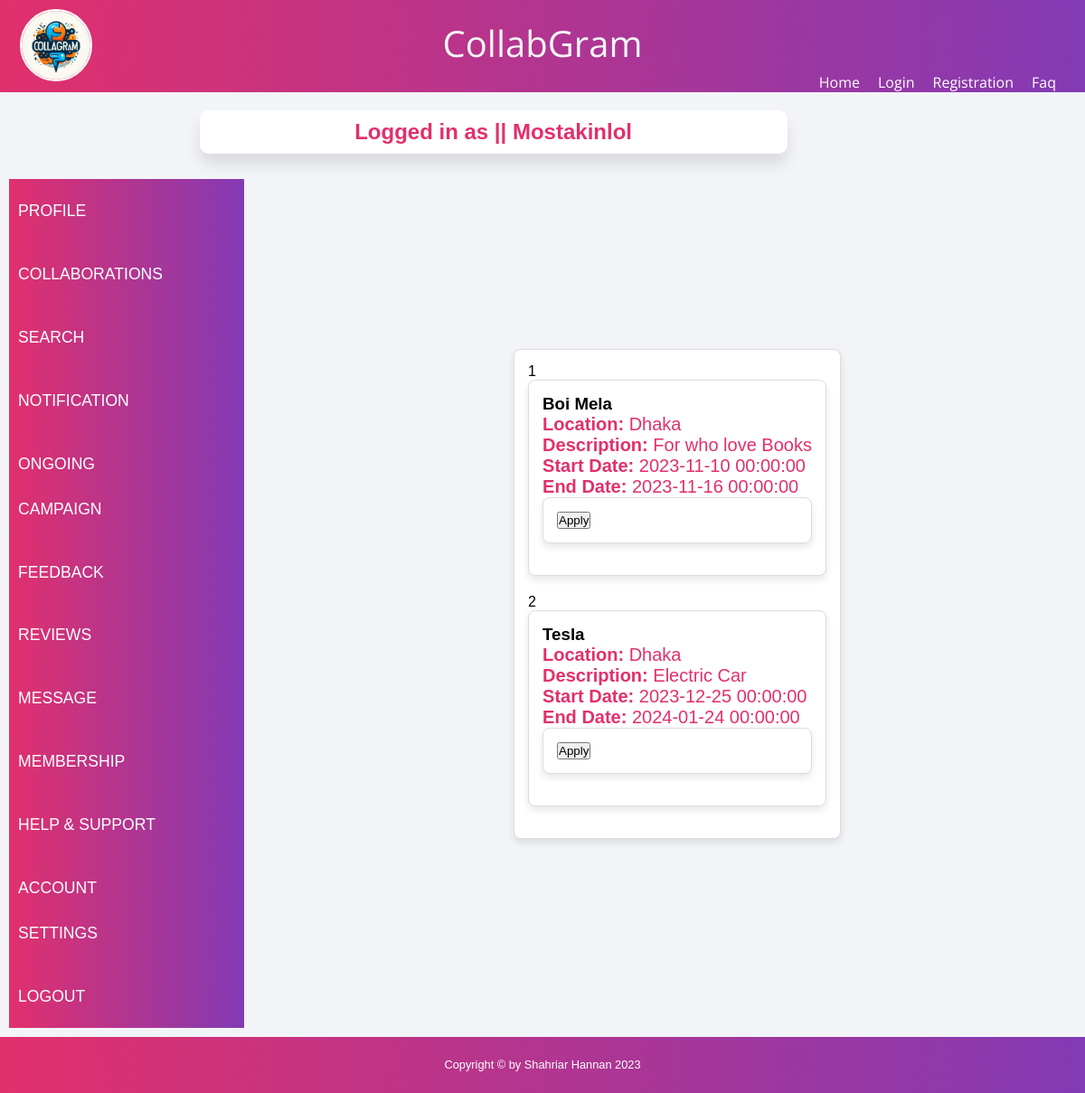
The page /views/ongoing_campaign.php (signed in) on the database its author committed.
### tables this page shows
CREATE TABLE `event_info` (
  `Event_Name` varchar(20) NOT NULL,
  `Event_Sponsers` varchar(20) NOT NULL,
  `Event_Desc` varchar(20) NOT NULL,
  `Event_sd` datetime NOT NULL,
  `Event_end` datetime NOT NULL,
  `Event_location` varchar(20) NOT NULL,
  `event_id` int(200) NOT NULL
);

### controller/userData.php (called while the page is built, shortened)
<?php
include_once("../models/userModel.php");
$user = $_SESSION['user'];
?>

### models/userModel.php (called while the page is built, shortened)
<?php
function getEvent()
{
    $con = getConnection();
    $sql = "select * from event_info";
    $result = mysqli_query($con, $sql);
    $users = [];
    while ($row = mysqli_fetch_assoc($result)) {
        array_push($users, $row);
    }
    return $users;
}
?>

### views/ongoing_campaign.php (the view, shortened to what this page needs)
<?php
include_once("../controller/userData.php");
require_once('../models/userModel.php');
$Eventpro = getEvent();
?>
<html>
<head>
    <link rel="stylesheet" href="https://cdnjs.cloudflare.com/ajax/libs/font-awesome/5.15.1/css/all.min.css" />
    <link rel="stylesheet" href="style2.css">
</head>
<body>
    <div class="container">
        <header>
            <div class="header-content">
                <div class="logo-div">
                    <img class="nav-image" src="../Assests/logo.jpg">
                </div>
                <div class="heading-style">
                    <p>CollabGram</p>
                </div>
                <div class="nav-container">
                    <nav>
                        <ul>
                            <li><a href="home.php">Home</a></li>
                            <li><a href="LegalAgreement.php">Login</a></li>
                            <li><a href="registration.php">Registration</a></li>
                            <li><a href="faq.php">Faq</a></li>
                        </ul>
                    </nav>
                </div>
            </div>
        </header>
        <center>
        <table height=635 width=1080>
        <tr height=70>
                <td colspan="4">
                    <table width = "400">
                    <tr>
                        <td align="center">
                            <div class="card">
                        <h2>Logged in as || <?php echo $user['name'] ?></h2>
                            </div>
                        </td>
                    </tr>
                    </table>
                </td>
            </tr>
            <tr>
                <td rowspan="3" width="20">
                <div class='hudai' style="min-height:600px;flex:5;color:blue;">
                <ul>
                <ul>
                    <li> <a href="iprofile.php">Profile</a></li>
                    <li> <a href="collaborations.php">Collaborations</a></li>
					<li> <a href="searchUser.php">Search</a></li>
                    <li> <a href="receive_notification.php">Notification</a></li>
                    <li> <a href="ongoing_campaign.php">Ongoing Campaign</a></li>
                    <li> <a href="feedback_form.php">Feedback</a></li>
                    <li> <a href="reviews.php">Reviews</a></li>
                    <li> <a href="message.php">Message</a></li>
                    <li> <a href="membership.php">Membership</a></li>
                    <li> <a href="help_support.php">Help & Support</a></li>
                    <li> <a href="account_setting.php">Account Settings</a></li>
                    <li> <a href="../controller/logout.php">Logout</a></li>
                </ul>
                </ul>
                </div>
                </div>
                        <td>
                        <main>
                        <div class="campaign-container">
                            <?php for ($i = 0; $i < count($Eventpro); $i++) { ?>
                                <form action="../controller/campaign.php" method="POST">
                                    <?php echo $Eventpro[$i]['event_id']; ?>
                                    <div class="campaign-card" data-event-id="<?= $Eventpro[$i]['event_id'] ?>">
                                        <h3><?= $Eventpro[$i]['Event_Name'] ?></h3>
                                        <p><strong>Location:</strong> <?= $Eventpro[$i]['Event_location'] ?></p>
                                        <p><strong>Description:</strong> <?= $Eventpro[$i]['Event_Desc'] ?></p>
                                        <p><strong>Start Date:</strong> <?= $Eventpro[$i]['Event_sd'] ?></p>
                                        <p><strong>End Date:</strong> <?= $Eventpro[$i]['Event_end'] ?></p>
                                        <div class="button-container">
                                            <button class="apply-button">Apply</button>
                                        </div>
                                    </div>
                                </form>
                            <?php } ?>
                        </div>
                            </main>
</td>
<footer>
    <div class="row">
        <div class="col-lg-12">
            <p>Copyright © by Shahriar Hannan 2023</p>
        </div>
    </div>
</footer>
</body>
</html>

### views/style2.css (style rules this page uses)
html { scroll-behavior: smooth; }
* { margin: 0; padding: 0; box-sizing: border-box; }
body { font-family: 'Montserrat', sans-serif; margin: 0; padding: 0; }
.container { width: 100%; margin: auto; background-color: #f2f4f8; }
.row { width: 100%; }
.row::after { content: ''; clear: both; display: table; }
.logo-div { display: block; text-align: left; padding: 10px; width: 1px; height: 10px; }
[class*="col-"] { float: left; padding: 5px; }
[class*="col-"] { width: 100%; }
header { background: linear-gradient(to right, #e1306c, #833ab4); padding: 0% 1%; text-align: center; }
.hudai { background: linear-gradient(to right, #e1306c, #833ab4); margin-right: 20px; }
.hudai ul { margin-right: 40px; }
.hudai ul li a { display: block; text-decoration: none; color: white; line-height: 50px; padding: 10px; transition: .4s; text-transform: uppercase; font-weight: lighter; font-size: 1.1rem; font-family: 'Montserrat', sans-serif; margin-bottom: -0.1px; }
.header-content { display: block; justify-content: space-between; align-items: center; }
.logo-div { display: block; text-align: left; padding: 10px; }
.heading-style { display: block; margin: auto; padding: -20px; color: #f5f5f5; font-family: "Open Sans", sans-serif; font-size: 40px; padding-top: -50px; padding-bottom: 5px; }
.nav-container { display: block; font-family: "Open Sans", sans-serif; }
nav ul { list-style: none; padding: 0; margin: 0; display: flex; justify-content: flex-end; }
nav ul li { margin-right: 20px; }
nav ul li a { text-decoration: none; color: white; font-size: 16px; }
.heading-style { display: block; margin: auto; padding: -20px; color: #f5f5f5; font-family: "Open Sans", sans-serif; padding-top: -50px ; padding-bottom: 5px ; }
main { display: flex; justify-content: center; align-items: center; min-height: calc(100vh - 50px); }
main div { background-color: #fff; border: 1px solid #ddd; border-radius: 8px; padding: 15px; margin-bottom: 20px; box-shadow: 0 4px 8px rgba(0, 0, 0, 0.1); }
main div p { font-size: 20px; color: #e1306c; }
img { display:block; height: 80px; width: 80px; border-radius: 50%; border: 2px solid white; }
.card { width: 650px; margin:0px auto; margin-left: -200px ; margin-right: 50px ; padding: 10px; background-color: #fff; border-radius: 10px; box-shadow: 0 12px 16px rgba(15, 13, 13, 0.1); }
.card h2 { margin: 0; color: #e1306c; }
footer { background: linear-gradient(to right, #e1306c, #833ab4); padding: 10px; color: white; text-align: center; }
footer p { font-size: 0.8rem; line-height: 32px; text-align: center; }
table { width: 100%; }
td { padding: 8px; }
td:last-child { border-bottom: none; }
@media only screen and (min-width: 992px) { .col-lg-12 { width: 100%; } }
@media only screen and (min-width: 992px) { .logo-div { text-align: left; } }

### rows shown on the page
event_info: event_id "1", Event_Name "Boi Mela", Event_location "Dhaka", Event_Desc "For who love Books", Event_sd "2023-11-10 00:00:00", Event_end "2023-11-16 00:00:00"
event_info: event_id "2", Event_Name "Tesla", Event_location "Dhaka", Event_Desc "Electric Car", Event_sd "2023-12-25 00:00:00", Event_end "2024-01-24 00:00:00"

### other values the page prints
$user['name'] "Mostakinlol"
